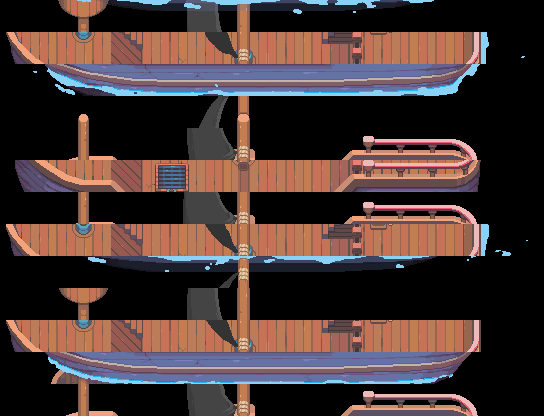

A 2D game scene composited from a Tiled map and its tileset images. What follows is a short description and the map's XML, with every tile layer's data as written:
An orthogonal 17x13 tile map with 32x32 px tiles, 2 tile layers (moving, idle), 2 tilesets and 2 objects.

<map version="1.10" tiledversion="1.12.1" orientation="orthogonal" renderorder="right-down" width="17" height="13" tilewidth="32" tileheight="32" infinite="0" nextlayerid="5" nextobjectid="3">
 <tileset firstgid="1" source="../maps/themes/Sea Adventures/props/animated/ship/ship-animations-sideways-sailing-baked.tsx" />
 <tileset firstgid="7601" source="../maps/themes/Sea Adventures/props/animated/ship/ship-animations-sideways-idle-baked.tsx" />
 <layer id="1" name="moving" width="17" height="13">
  <data encoding="csv">
2147484311,2147484310,2147484309,2147484308,2147484307,2147484306,2147484305,2147484304,2147484303,2147484302,2147484301,2147484300,2147484299,2147484298,2147484297,2147484296,2147484295,
2147484634,2147484633,2147484632,2147484631,2147484630,2147484629,2147484628,2147484627,2147484626,2147484625,2147484624,2147484623,2147484622,2147484621,2147484620,2147484619,2147484618,
2147484957,2147484956,2147484955,2147484954,2147484953,2147484952,2147484951,2147484950,2147484949,2147484948,2147484947,2147484946,2147484945,2147484944,2147484943,2147484942,2147484941,
2147485280,2147485279,2147485278,2147485277,2147485276,2147485275,2147485274,2147485273,2147485272,2147485271,2147485270,2147485269,2147485268,2147485267,2147485266,2147485265,2147485264,
2147485603,2147485602,2147485601,2147485600,2147485599,2147485598,2147485597,2147485596,2147485595,2147485594,2147485593,2147485592,2147485591,2147485590,2147485589,2147485588,2147485587,
2147485926,2147485925,2147485924,2147485923,2147485922,2147485921,2147485920,2147485919,2147485918,2147485917,2147485916,2147485915,2147485914,2147485913,2147485912,2147485911,2147485910,
2147486249,2147486248,2147486247,2147486246,2147486245,2147486244,2147486243,2147486242,2147486241,2147486240,2147486239,2147486238,2147486237,2147486236,2147486235,2147486234,2147486233,
2147486572,2147486571,2147486570,2147486569,2147486568,2147486567,2147486566,2147486565,2147486564,2147486563,2147486562,2147486561,2147486560,2147486559,2147486558,2147486557,2147486556,
2147486895,2147486894,2147486893,2147486892,2147486891,2147486890,2147486889,2147486888,2147486887,2147486886,2147486885,2147486884,2147486883,2147486882,2147486881,2147486880,2147486879,
2147487218,2147487217,2147487216,2147487215,2147487214,2147487213,2147487212,2147487211,2147487210,2147487209,2147487208,2147487207,2147487206,2147487205,2147487204,2147487203,2147487202,
2147487541,2147487540,2147487539,2147487538,2147487537,2147487536,2147487535,2147487534,2147487533,2147487532,2147487531,2147487530,2147487529,2147487528,2147487527,2147487526,2147487525,
2147487864,2147487863,2147487862,2147487861,2147487860,2147487859,2147487858,2147487857,2147487856,2147487855,2147487854,2147487853,2147487852,2147487851,2147487850,2147487849,2147487848,
2147488187,2147488186,2147488185,2147488184,2147488183,2147488182,2147488181,2147488180,2147488179,2147488178,2147488177,2147488176,2147488175,2147488174,2147488173,2147488172,2147488171
</data>
 </layer>
 <layer id="2" name="idle" width="17" height="13">
  <data encoding="csv">
2147490695,2147490694,2147490693,2147490692,2147490691,2147490690,2147490689,2147490688,2147490687,2147490686,2147490685,2147490684,2147490683,2147490682,2147490681,2147490680,0,
2147490980,2147490979,2147490978,2147490977,2147490976,2147490975,2147490974,2147490973,2147490972,2147490971,2147490970,2147490969,2147490968,2147490967,2147490966,2147490965,0,
2147491265,2147491264,2147491263,2147491262,2147491261,2147491260,2147491259,2147491258,2147491257,2147491256,2147491255,2147491254,2147491253,2147491252,2147491251,2147491250,0,
2147491550,2147491549,2147491548,2147491547,2147491546,2147491545,2147491544,2147491543,2147491542,2147491541,2147491540,2147491539,2147491538,2147491537,2147491536,2147491535,0,
2147491835,2147491834,2147491833,2147491832,2147491831,2147491830,2147491829,2147491828,2147491827,2147491826,2147491825,2147491824,2147491823,2147491822,2147491821,2147491820,0,
2147492120,2147492119,2147492118,2147492117,2147492116,2147492115,2147492114,2147492113,2147492112,2147492111,2147492110,2147492109,2147492108,2147492107,2147492106,2147492105,0,
2147492405,2147492404,2147492403,2147492402,2147492401,2147492400,2147492399,2147492398,2147492397,2147492396,2147492395,2147492394,2147492393,2147492392,2147492391,2147492390,0,
2147492690,2147492689,2147492688,2147492687,2147492686,2147492685,2147492684,2147492683,2147492682,2147492681,2147492680,2147492679,2147492678,2147492677,2147492676,2147492675,0,
2147492975,2147492974,2147492973,2147492972,2147492971,2147492970,2147492969,2147492968,2147492967,2147492966,2147492965,2147492964,2147492963,2147492962,2147492961,2147492960,0,
2147493260,2147493259,2147493258,2147493257,2147493256,2147493255,2147493254,2147493253,2147493252,2147493251,2147493250,2147493249,2147493248,2147493247,2147493246,2147493245,0,
2147493545,2147493544,2147493543,2147493542,2147493541,2147493540,2147493539,2147493538,2147493537,2147493536,2147493535,2147493534,2147493533,2147493532,2147493531,2147493530,0,
2147493830,2147493829,2147493828,2147493827,2147493826,2147493825,2147493824,2147493823,2147493822,2147493821,2147493820,2147493819,2147493818,2147493817,2147493816,2147493815,0,
2147494115,2147494114,2147494113,2147494112,2147494111,2147494110,2147494109,2147494108,2147494107,2147494106,2147494105,2147494104,2147494103,2147494102,2147494101,2147494100,0
</data>
 </layer>
 <objectgroup id="3" name="boat-hitbox">
  <object id="1" x="48.0974" y="255.915" width="419.264" height="115.252" />
 </objectgroup>
 <objectgroup id="4" name="helm">
  <object id="2" x="396" y="223.5" width="31.5" height="31.5" />
 </objectgroup>
</map>
